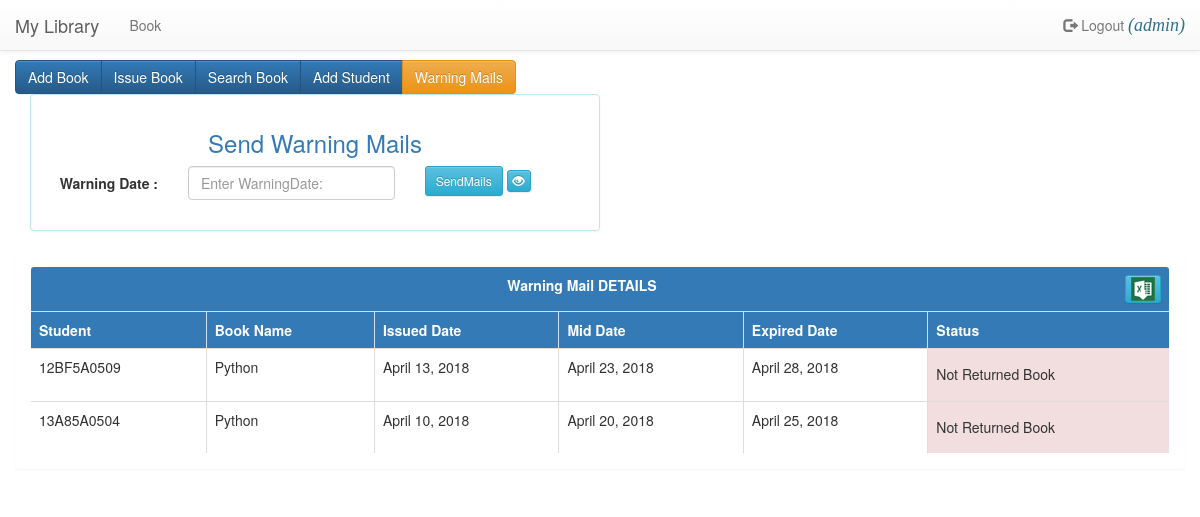
The app's page /lbook/viewWarns (signed in) with its own data.
### LBook/models.py (models this page shows, shortened)
class IssueBook(models.Model):
	student=models.ForeignKey(Student,on_delete=models.CASCADE)
	book=models.ForeignKey(Book,on_delete=models.CASCADE)
	issue_date=models.DateField(max_length=10)
	mailed_Date=models.DateField(blank=True, null=True)
	expired=models.DateField(max_length=10)
	status=models.IntegerField(default=0)

class Student(models.Model):
	firstname=models.CharField(max_length=200)
	lastname=models.CharField(max_length=200)
	rollno=models.CharField(max_length=20,unique=True)
	fathername=models.CharField(max_length=300)
	gender=models.CharField(max_length=10)
	mobileno=models.CharField(max_length=12)
	emailId=models.CharField(max_length=100)
	def __str__(self):
		return self.rollno

class Book(models.Model):
	branch=(('cse','CSE'),('ece','ECE'),('eee',"EEE"),('Mech',"MECH"))
	bookid=models.CharField(max_length=50,unique=True)
	name=models.CharField(max_length=300)
	authorname=models.CharField(max_length=100)
	dept=models.CharField(max_length=100,choices=branch)
	edition=models.CharField(max_length=20)
	publisher=models.CharField(max_length=300)
	quantity=models.IntegerField()
	def __str__(self):
		return self.name

### LBook/views.py (the view)
# urls.py: path("viewWarns",views.viewWarningMails,name="viewWarningMails"),
@login_required()
def viewWarningMails(request):
	if IssueBook.objects.filter(status=1).exists():
		issue=IssueBook.objects.filter(status=1)
		return render(request,"warningMails.html",{'issued':issue})
	else:
		msg="No Data Found"
	return render(request,"warningMails.html",{'msg':msg})

### templates/warningMails.html (shortened to what this page needs)
{% extends 'book.html' %}
{% block book %}
{% load staticfiles %}
<link rel="stylesheet" href="//code.jquery.com/ui/1.12.1/themes/base/jquery-ui.css">
<div class="container-fluid">
	<form class="form-horizontal col-sm-6 panel panel-body panel-info" action="{% url 'lbook:warningMails' %}" method="post">
		<h3 class="text-center text-primary">Send Warning Mails</h3>
	  <div class="form-group">
	    <label class="control-label col-sm-3">Warning Date :</label>
	    <div class="col-sm-5">
	      <input type="text" class="form-control warn"  id="warn" name="warn" placeholder="Enter WarningDate:" required="required">
	    </div>
	    <div class="col-sm-3">
	    	<button type="submit" class="btn btn-info btn-sm">SendMails</button>
	    	<a href="{% url 'lbook:viewWarningMails' %}" class="btn btn-info btn-xs"><li class="glyphicon glyphicon-eye-open"></li></a>
	    </div>
	  </div>
	</form>
</div>
{% if issued %}
	<div class="panel panel-body table-responsive">
		<table class="table table-bordered table2excel">
				<tr class="bg-primary">
					<th colspan="6" align="center" class="text-center">Warning Mail DETAILS <button class="btn btn-info btn-xs pull-right"><img src="{%static 'images/excel.gif'%}" class="pull-right" id="Xcel" class="noExl" ></button></th>
				</tr>
				<tr class="bg-primary">
					<th>Student</th>
					<th>Book Name</th>
					<th>Issued Date</th>
					<th>Mid Date</th>
					<th>Expired Date</th>
					<th>Status</th>
				</tr>
				{% for issueBook in issued %}
					<tr>
						<td>{{issueBook.student}}</td>
						<td>{{issueBook.book}}</td>
						<td>{{issueBook.issue_date}}</td>
						<td>{{issueBook.mailed_Date}}</td>
						<td>{{issueBook.expired}}</td>
						{% if issueBook.status == 0 %}<td class="bg-success"><h5 >Returned Book</h5></td>{% elif issueBook.status == 1 %}<td class="bg-danger"><h5>Not Returned Book</h5></td>{% endif %}
					</tr>
				{% endfor %}
		</table>
	</div>
{% endif %}
{% endblock %}

### templates/librarySystem.html (shortened to what this page needs)
<!DOCTYPE html>
<html>
<head>
	{% load staticfiles %}
    <link rel="stylesheet" href="{% static 'bootstrap/css/bootstrap.min.css' %}">
    <link rel="stylesheet" href="{% static 'bootstrap/css/bootstrap-theme.min.css' %}">
	<link rel="stylesheet" href="//code.jquery.com/ui/1.12.1/themes/base/jquery-ui.css">
	<link rel="stylesheet" href="/static/animate/animate.css">
</head>
<body>
	<div >
		<nav class="navbar navbar-default navbar-fixed-top">
		  <div class="container-fluid">
		    <div class="navbar-header">
		      <a class="navbar-brand" href="#">My Library</a>
		    </div>
		    <div class="collapse navbar-collapse" id="myNavbar">
		      <ul class="nav navbar-nav">
		        <li>{% if user.is_authenticated %}<a href="{% url 'lbook:book'%}">Book</a>{% endif %}</li>
		      </ul>
		      <ul class="nav navbar-nav navbar-right">
		        <li>{% if user.is_authenticated %}<a href="{% url 'lbook:logout'%}"><span class="glyphicon glyphicon-log-out"></span> Logout <span class="text-info" style="font-family: comic sans ms;font-size:18px;font-style: italic;">({{user.username}})</span></a>{% endif %}</li>
		      </ul>
		    </div>
		  </div>
		</nav>
	</div>
	<br><br><br>
	<div class="container-fluid">
	{% block libSystem %}
	{% endblock %}
	</div>
</body>
</html>

### records on screen
IssueBook: student "12BF5A0509", book "Python", issue_date "April 13, 2018", mailed_Date "April 23, 2018", expired "April 28, 2018", status "Not Returned Book"
IssueBook: student "13A85A0504", book "Python", issue_date "April 10, 2018", mailed_Date "April 20, 2018", expired "April 25, 2018", status "Not Returned Book"

### other values on screen
{{ user.username }} "admin"
